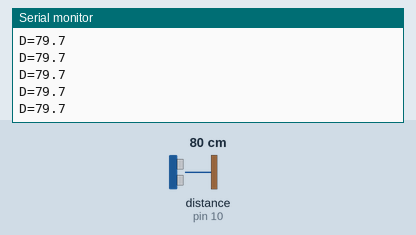
Bench run of a sketch on a simulated Arduino Uno, built with avr-gcc and run on an emulated ATmega328P. On the bench: the last lines printed to the serial monitor. Wiring (inferred from the names in the program): ultrasonic range finder: trigger pin 9; echo pin 10. Inputs (shaded band) come from the test bench; at power-on: distance to the obstacle (sensor on pin 10) 80 cm. The echo pulse lasts 58.3 µs per cm.

Above: at 1.2 s.
1.3 s: distance to the obstacle (sensor on pin 10) set to 2 cm
At 1.38 s:
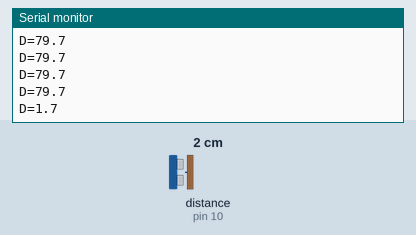
2.8 s: distance to the obstacle (sensor on pin 10) set to 4 cm
At 2.89 s:
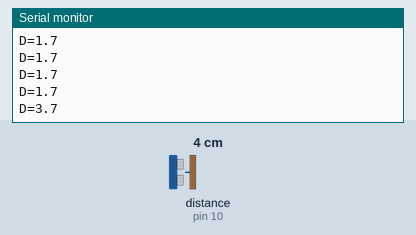
Timing chart, 0 to 5.8 s (numbered marks = the images above; inputs shaded):
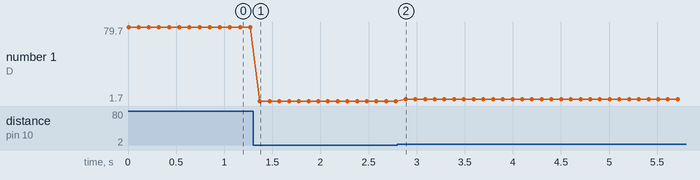

The sketch:

hcsr04.ino
```cpp
// hcsr04 — tests assert: every 100 ms a 10 us trigger on D9, then pulseIn(D10, HIGH, 30000) and
// "D=<cm, 1 decimal>" at 115200 baud, cm = microseconds * 0.01715 (343 m/s, there and back);
// a timeout (no echo end within 30 ms) prints "D=0.0". pulseIn runs with interrupts off: its
// counting loop stops while Timer0's millis() interrupt runs (~6 us every 1.024 ms), which would
// read ~0.6 % short (on real hardware too).
const uint8_t TRIG = 9;
const uint8_t ECHO = 10;

void setup() {
  Serial.begin(115200);
  pinMode(TRIG, OUTPUT);
  pinMode(ECHO, INPUT);
}

void loop() {
  digitalWrite(TRIG, HIGH);
  delayMicroseconds(10);
  digitalWrite(TRIG, LOW);
  noInterrupts();
  unsigned long us = pulseIn(ECHO, HIGH, 30000UL);
  interrupts();
  Serial.print(F("D="));
  Serial.println(us * 0.01715, 1);
  delay(100);
}
```

Measured:
- after the input at 1.3 s, the serial monitor: prints a new line after 0.07 s (image 1)
- after the input at 2.8 s, the serial monitor: prints a new line after 0.09 s (image 2)
- plotted number 1: 79.7 → 1.7 after the input at 1.3 s, 1.7 → 3.7 after the input at 2.8 s
